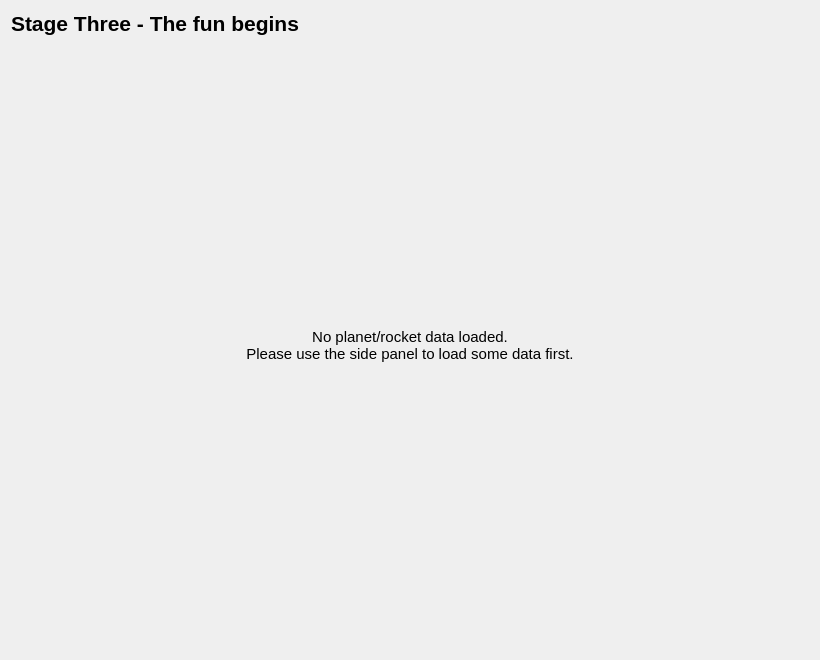
<?xml version="1.0" encoding="UTF-8"?>
<ui version="4.0">
 <class>SimplifiedStraightJourneySolutionWidget</class>
 <widget class="QWidget" name="SimplifiedStraightJourneySolutionWidget">
  <property name="geometry">
   <rect>
    <x>0</x>
    <y>0</y>
    <width>820</width>
    <height>660</height>
   </rect>
  </property>
  <property name="windowTitle">
   <string>Form</string>
  </property>
  <layout class="QVBoxLayout" name="verticalLayout">
   <item>
    <widget class="QLabel" name="SimplifiedStraightJourneyHeader">
     <property name="font">
      <font>
       <pointsize>16</pointsize>
       <bold>true</bold>
      </font>
     </property>
     <property name="text">
      <string>Stage Three - The fun begins</string>
     </property>
    </widget>
   </item>
   <item>
    <widget class="QStackedWidget" name="stackedWidget">
     <widget class="QWidget" name="noDataPage">
      <layout class="QVBoxLayout" name="verticalLayout_2">
       <item>
        <widget class="QLabel" name="noDataLabel">
         <property name="font">
          <font>
           <pointsize>11</pointsize>
          </font>
         </property>
         <property name="text">
          <string>No planet/rocket data loaded.
Please use the side panel to load some data first.</string>
         </property>
         <property name="alignment">
          <set>Qt::AlignmentFlag::AlignCenter</set>
         </property>
        </widget>
       </item>
      </layout>
     </widget>
     <widget class="QWidget" name="simplifiedStraightJourneyPage">
      <layout class="QVBoxLayout" name="verticalLayout_3" stretch="0,1">
       <item>
        <widget class="QFrame" name="planetChooserFrame">
         <property name="font">
          <font>
           <pointsize>6</pointsize>
          </font>
         </property>
         <property name="styleSheet">
          <string notr="true">#planetChooserFrame {
	border-top: 2px solid lightgrey;
	border-left: 2px solid lightgrey;
	border-right: 2px solid darkgrey;
	border-bottom: 2px solid darkgrey;
}</string>
         </property>
         <property name="frameShape">
          <enum>QFrame::Shape::NoFrame</enum>
         </property>
         <property name="frameShadow">
          <enum>QFrame::Shadow::Raised</enum>
         </property>
         <property name="lineWidth">
          <number>0</number>
         </property>
         <layout class="QHBoxLayout" name="horizontalLayout" stretch="1,5,1,5">
          <item>
           <widget class="QLabel" name="fromPlanetLabel">
            <property name="font">
             <font>
              <pointsize>11</pointsize>
              <bold>true</bold>
             </font>
            </property>
            <property name="text">
             <string>From:</string>
            </property>
            <property name="alignment">
             <set>Qt::AlignmentFlag::AlignRight|Qt::AlignmentFlag::AlignTrailing|Qt::AlignmentFlag::AlignVCenter</set>
            </property>
           </widget>
          </item>
          <item>
           <widget class="QComboBox" name="fromPlanetSelect">
            <property name="font">
             <font>
              <pointsize>11</pointsize>
             </font>
            </property>
            <property name="editable">
             <bool>false</bool>
            </property>
            <property name="placeholderText">
             <string>Select origin planet...</string>
            </property>
           </widget>
          </item>
          <item>
           <widget class="QLabel" name="toPlanetLabel">
            <property name="font">
             <font>
              <pointsize>11</pointsize>
              <bold>true</bold>
             </font>
            </property>
            <property name="text">
             <string>To:</string>
            </property>
            <property name="alignment">
             <set>Qt::AlignmentFlag::AlignRight|Qt::AlignmentFlag::AlignTrailing|Qt::AlignmentFlag::AlignVCenter</set>
            </property>
           </widget>
          </item>
          <item>
           <widget class="QComboBox" name="toPlanetSelect">
            <property name="font">
             <font>
              <pointsize>11</pointsize>
             </font>
            </property>
            <property name="placeholderText">
             <string>Select destination planet...</string>
            </property>
           </widget>
          </item>
         </layout>
        </widget>
       </item>
       <item>
        <widget class="QStackedWidget" name="resultsStackedWidget">
         <widget class="QWidget" name="resultsIssuePage">
          <layout class="QVBoxLayout" name="verticalLayout_4">
           <property name="leftMargin">
            <number>0</number>
           </property>
           <property name="topMargin">
            <number>0</number>
           </property>
           <property name="rightMargin">
            <number>0</number>
           </property>
           <property name="bottomMargin">
            <number>0</number>
           </property>
           <item>
            <widget class="QLabel" name="resultsIssueLabel">
             <property name="font">
              <font>
               <pointsize>11</pointsize>
              </font>
             </property>
             <property name="text">
              <string>Issue: {issueText}.
Please {issueSolutionText} to continue.</string>
             </property>
             <property name="alignment">
              <set>Qt::AlignmentFlag::AlignCenter</set>
             </property>
            </widget>
           </item>
          </layout>
         </widget>
         <widget class="QWidget" name="resultsDisplayPage">
          <layout class="QVBoxLayout" name="verticalLayout_5">
           <property name="leftMargin">
            <number>0</number>
           </property>
           <property name="topMargin">
            <number>0</number>
           </property>
           <property name="rightMargin">
            <number>0</number>
           </property>
           <property name="bottomMargin">
            <number>0</number>
           </property>
           <item>
            <widget class="QScrollArea" name="scrollArea">
             <property name="styleSheet">
              <string notr="true">background-color: transparent;</string>
             </property>
             <property name="frameShape">
              <enum>QFrame::Shape::NoFrame</enum>
             </property>
             <property name="horizontalScrollBarPolicy">
              <enum>Qt::ScrollBarPolicy::ScrollBarAlwaysOff</enum>
             </property>
             <property name="widgetResizable">
              <bool>true</bool>
             </property>
             <widget class="QWidget" name="scrollAreaWidgetContents">
              <property name="geometry">
               <rect>
                <x>0</x>
                <y>0</y>
                <width>278</width>
                <height>822</height>
               </rect>
              </property>
              <layout class="QVBoxLayout" name="verticalLayout_6">
               <property name="leftMargin">
                <number>0</number>
               </property>
               <property name="topMargin">
                <number>11</number>
               </property>
               <property name="rightMargin">
                <number>0</number>
               </property>
               <property name="bottomMargin">
                <number>11</number>
               </property>
               <item>
                <widget class="QLabel" name="resultsDisplayLabel">
                 <property name="font">
                  <font>
                   <pointsize>11</pointsize>
                  </font>
                 </property>
                 <property name="text">
                  <string>When travelling from &lt;b&gt;{fromPlanet}&lt;/b&gt; to &lt;b&gt;{toPlanet}&lt;/b&gt; using a simplified straight-line model, we get the following statistics:
- Distance between planets (at closest approach): &lt;b&gt;{closestDistance} AU&lt;/b&gt;
- Cruising velocity: &lt;b&gt;{cruisingVelocityM/S} m/s&lt;/b&gt; ({cruisingVelocityKm/S} km/s)
- Time to reach cruising velocity: &lt;b&gt;{accelerationTime} s&lt;/b&gt;
- Distance from {fromPlanet} surface when reaching cruising velocity: &lt;b&gt;{accelerationDistance} km&lt;/b&gt;
- Time cruising at nominal velocity: &lt;b&gt;{cruisingTime} s&lt;/b&gt; ({cruisingTimeFormatted})
- Distance from {toPlanet} surface when starting deceleration burn: &lt;b&gt;{decelerationDistance} km&lt;/b&gt;
- Time to decelerate to 0 velocity onto {toPlanet} surface: &lt;b&gt;{decelerationTime} s&lt;/b&gt;
- Total travel time: &lt;b&gt;{totalJourneyTime} s&lt;/b&gt; ({totalJourneyTimeFormatted})</string>
                 </property>
                 <property name="textFormat">
                  <enum>Qt::TextFormat::MarkdownText</enum>
                 </property>
                 <property name="alignment">
                  <set>Qt::AlignmentFlag::AlignLeading|Qt::AlignmentFlag::AlignLeft|Qt::AlignmentFlag::AlignTop</set>
                 </property>
                 <property name="wordWrap">
                  <bool>true</bool>
                 </property>
                </widget>
               </item>
              </layout>
             </widget>
            </widget>
           </item>
          </layout>
         </widget>
        </widget>
       </item>
      </layout>
     </widget>
    </widget>
   </item>
  </layout>
 </widget>
 <resources/>
 <connections/>
</ui>
